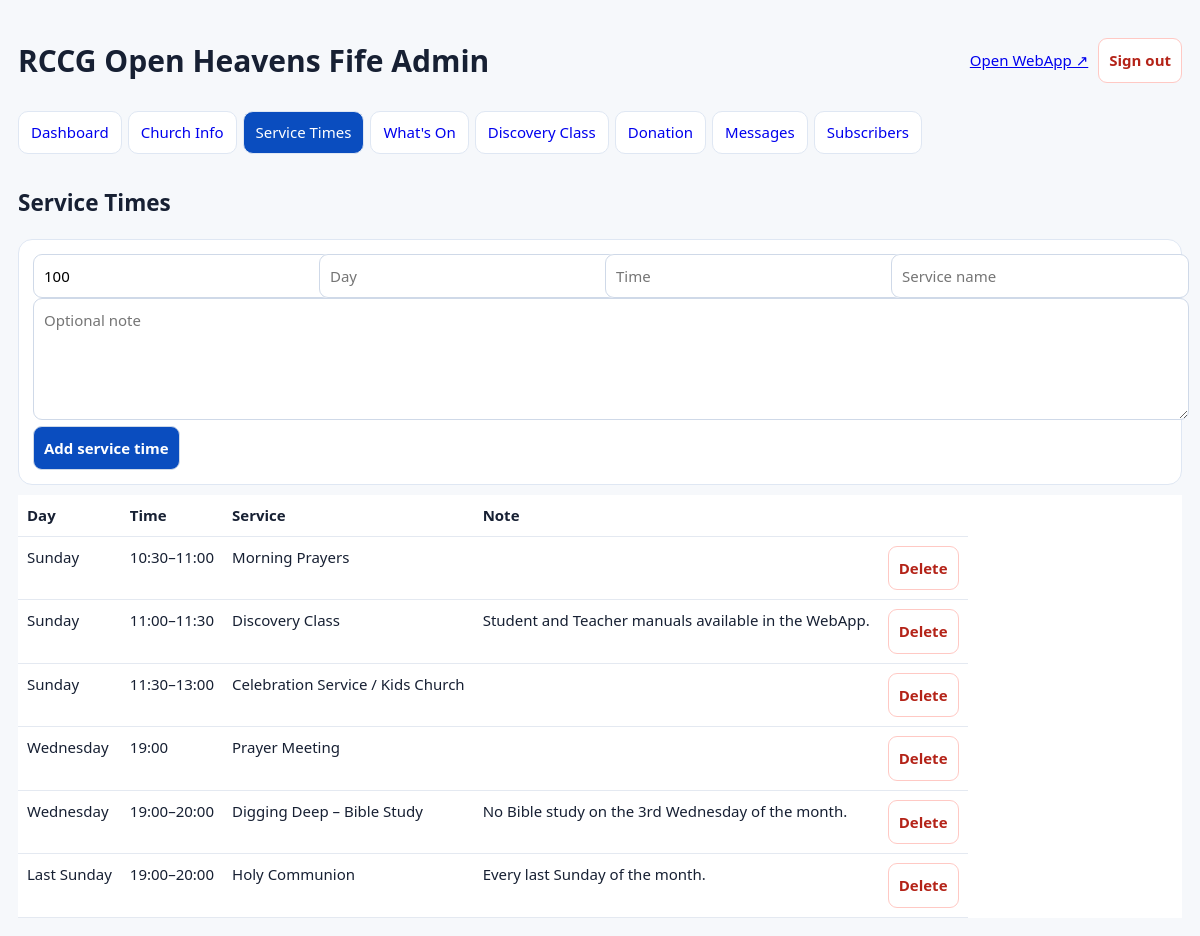
The page /api/leads.php?tab=services (signed in) on the database its author committed.
### tables this page shows
CREATE TABLE service_times (id INTEGER PRIMARY KEY AUTOINCREMENT, sort_order INTEGER NOT NULL DEFAULT 0, day_label TEXT NOT NULL, time_label TEXT NOT NULL, service_name TEXT NOT NULL, note TEXT NOT NULL DEFAULT '', active INTEGER NOT NULL DEFAULT 1);

### public_html/api/leads.php (the view, shortened to what this page needs)
<?php
declare(strict_types=1);session_start();require __DIR__.'/bootstrap.php';
  ?><?php
$csrf=$_SESSION['csrf']??=bin2hex(random_bytes(16));
$tab=$_GET['tab']??'dashboard';$settings=[];foreach($DB->query('SELECT key,value FROM settings') as $r)$settings[$r['key']]=$r['value'];
$counts=['subscribers'=>(int)$DB->query('SELECT COUNT(*) FROM subscribers')->fetchColumn(),'verified'=>(int)$DB->query('SELECT COUNT(*) FROM subscribers WHERE verified_at IS NOT NULL')->fetchColumn(),'messages'=>(int)$DB->query('SELECT COUNT(*) FROM contacts')->fetchColumn(),'events'=>(int)$DB->query('SELECT COUNT(*) FROM events WHERE active=1')->fetchColumn(),'lessons'=>(int)$DB->query('SELECT COUNT(*) FROM discovery_lessons WHERE published=1')->fetchColumn()];
?><!doctype html><html><head></head><body><div class="wrap"><div class="head"><h1>RCCG Open Heavens Fife Admin</h1><a href="../" target="_blank">Open WebApp ↗</a><form method="post"><button name="logout" value="1" class="danger">Sign out</button></form></div><nav class="nav"><?php foreach(['dashboard'=>'Dashboard','settings'=>'Church Info','services'=>'Service Times','events'=>"What's On",'lessons'=>'Discovery Class','donations'=>'Donation','messages'=>'Messages','subscribers'=>'Subscribers'] as $k=>$v):?><a class="<?=$tab===$k?'on':''?>" href="?tab=<?=$k?>"><?=$v?></a><?php endforeach?></nav>
<?php if($tab==='dashboard'):?><div class="grid"><?php foreach($counts as $k=>$v):?><div class="card stat"><span class="muted"><?=htmlspecialchars(ucfirst($k))?></span><br><strong><?=$v?></strong></div><?php endforeach?></div><div class="card"><h2>Testing release</h2><p>Church content, service times, Zoom URL, events, Discovery Class lessons, donation references, subscribers and form submissions live in <code>rccg_fife_private/rccg.sqlite</code> outside <code>public_html</code>.</p></div>
<?php elseif($tab==='services'):?><h2>Service Times</h2><form class="card" method="post"><input type="hidden" name="csrf" value="<?=$csrf?>"><input type="hidden" name="action" value="add_service"><div class="row"><input name="sort_order" type="number" value="100" placeholder="Sort"><input name="day_label" required placeholder="Day"><input name="time_label" required placeholder="Time"><input name="service_name" required placeholder="Service name"></div><textarea name="note" placeholder="Optional note"></textarea><button>Add service time</button></form><table><tr><th>Day</th><th>Time</th><th>Service</th><th>Note</th><th></th></tr><?php foreach($DB->query('SELECT * FROM service_times ORDER BY sort_order,id') as $r):?><tr><td><?=$r['day_label']?></td><td><?=$r['time_label']?></td><td><?=$r['service_name']?></td><td><?=$r['note']?></td><td><form method="post"><input type="hidden" name="csrf" value="<?=$csrf?>"><input type="hidden" name="action" value="delete_service"><input type="hidden" name="id" value="<?=$r['id']?>"><button class="danger">Delete</button></form></td></tr><?php endforeach?></table>
<?php endif?>
</div></body></html>

### public_html/api/leads.php (style rules this page uses)
body { font:15px/1.5 system-ui;background:#f6f8fb;color:#172033;margin:0 }
.wrap { max-width:1250px;margin:auto;padding:18px }
.head { display:flex;gap:10px;align-items:center;flex-wrap:wrap }
.head h1 { margin-right:auto }
.nav { display:flex;gap:6px;overflow:auto;padding:8px 0 14px }
.nav a { white-space:nowrap;text-decoration:none;padding:9px 12px;background:white;border:1px solid #dfe7f3;border-radius:10px }
.nav a.on { background:#0a4dbf;color:white }
.card { background:white;border:1px solid #dfe7f3;border-radius:14px;padding:14px;margin:10px 0 }
input,textarea,select,button { font:inherit;padding:10px;border:1px solid #cfd9e8;border-radius:9px;max-width:100% }
input,textarea,select { width:100% }
textarea { min-height:100px }
button { font-weight:800;background:#0a4dbf;color:white;cursor:pointer }
.danger { background:#fff;color:#b42318;border-color:#ffc9c4 }
table { width:100%;border-collapse:collapse;background:white }
th,td { text-align:left;border-bottom:1px solid #e4e9f1;padding:9px;vertical-align:top }
table { display:block;overflow:auto }
.row { display:grid;grid-template-columns:repeat(auto-fit,minmax(180px,1fr));gap:10px }

### rows shown on the page
service_times: day_label "Sunday", time_label "10:30–11:00", service_name "Morning Prayers"
service_times: day_label "Sunday", time_label "11:00–11:30", service_name "Discovery Class", note "Student and Teacher manuals available in the WebApp."
service_times: day_label "Sunday", time_label "11:30–13:00", service_name "Celebration Service / Kids Church"
service_times: day_label "Wednesday", time_label "19:00", service_name "Prayer Meeting"
service_times: day_label "Wednesday", time_label "19:00–20:00", service_name "Digging Deep – Bible Study", note "No Bible study on the 3rd Wednesday of the month."
service_times: day_label "Last Sunday", time_label "19:00–20:00", service_name "Holy Communion", note "Every last Sunday of the month."

### other values the page prints
$v "Dashboard"
$v "Church Info"
$v "Service Times"
$v "What's On"
$v "Discovery Class"
$v "Donation"
$v "Messages"
$v "Subscribers"
